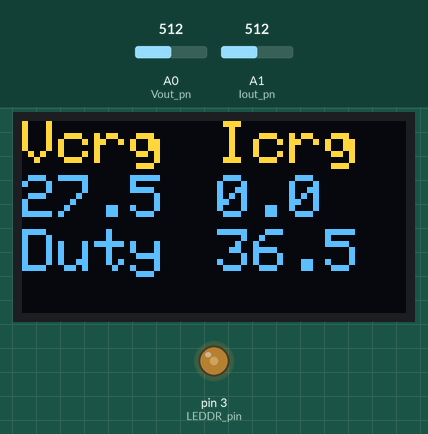
Simulated run of this sketch. Board: Arduino Uno, built with avr-gcc and run on an emulated ATmega328P. Shown: 128×64 one-colour display, output pins drawn as LEDs (lit = HIGH). The test bench sets the inputs (shaded band); at power-on: A1 (Iout_pn) = 512, A0 (Vout_pn) = 512. The OLED is the two-colour kind (top 16 rows yellow); what the sketch prints to the serial monitor is not drawn.

Above: at 6.2 s.
6.3 s: A1 (Iout_pn) set to 588
At 8.5 s:
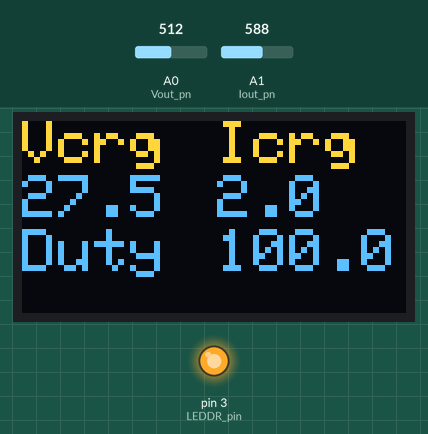
8.6 s: A1 (Iout_pn) set to 623
At 8.82 s:
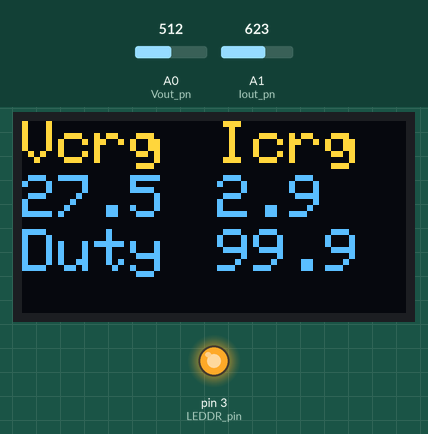
10.2 s: A0 (Vout_pn) set to 716
At 10.38 s:
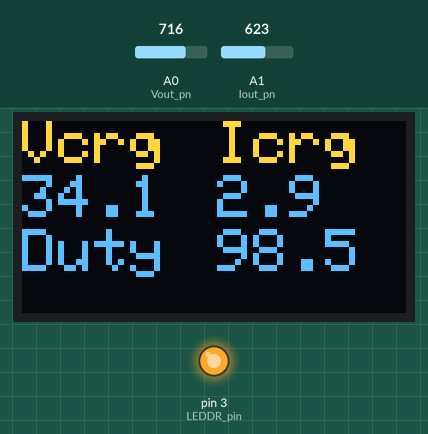
11.8 s: A1 (Iout_pn) set to 144
At 13.2 s:
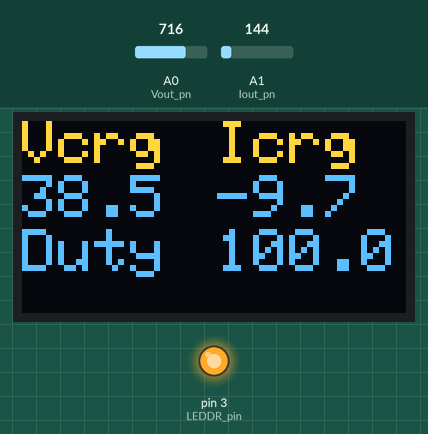
13.5 s: A1 (Iout_pn) set to 135
At 14.2 s:
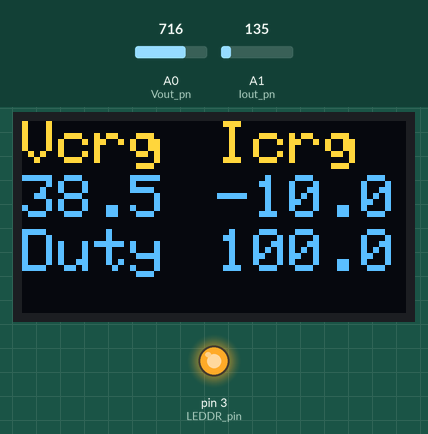
15.0 s: A0 (Vout_pn) set to 203
At 15.5 s:
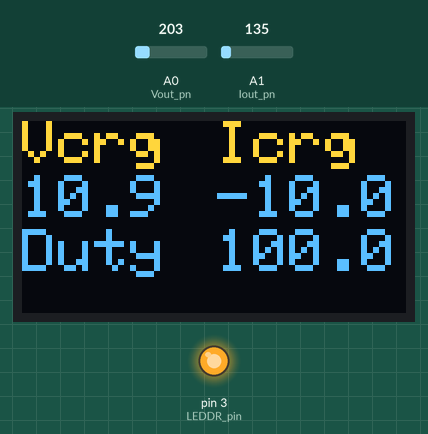
16.6 s: A0 (Vout_pn) set to 177
Timing chart, 0 to 19.3 s (numbered marks = the images above; inputs shaded):
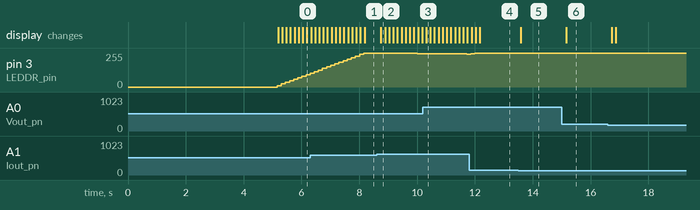

Measured:
- after the input at 8.6 s, pin 3 (LEDDR_pin): 255/255 → 254/255 after 0.12 s, → 253/255 0.43 s later, → 252/255 0.43 s later, → 251/255 0.43 s later; the display: changes after 0.15 s (image 2)
- after the input at 13.5 s, the display: changes after 0.09 s (image 5)
- after the input at 15.0 s, the display: changes after 0.16 s (image 6)

The sketch:

Carga_Solar_Bici.ino
```cpp
// Cargador Solar Bici 42V MaxPowerPoint
// Control d'un Convertidor DC-DC Step Up.
// Amb Vin: 8 - 32 V, Vout: Vin+1 - 46 V, 7A.
// amb LEDDR - LED Dependendent Resistor ( LED + LDR )
// en este cas NSL-32R3 controlad per PWM.
// Amb realimentació de Vout amb un Divisor de Tensió.
// Limitador de Corrent de Carga.
// Test de Tensió de Bateria periodic.
// Accio de control segons Tensió de bateria, es a dir, aturar carga.
// Falta:
// Implementar el MaxPowerPoint


// Definició de Pins
// Entrades Analogiques
#define Vout_pn A0   // Pin Analogic on Conectem la tensió de sortida del Carregador
// Bits_ADC 10    // Bits del conversor Analogic Digital
// MaxLec=pow(2,Bits_ADC);   // Final d'escala en Binari
#define MaxLec 1024

// Ajustarem la referencia de tensió del Conversors a un valor
// més proxim però superior als valor de tensió máxima que
// s'esperen dels sensors.
#define AREF 5.00

// Resistencies del divisor (sensor) de tensió de sortida.
#define Rdou 47000
#define Rdod 4700
double X_Vout=(Rdou+Rdod)/Rdod;   // Multiplicador per compensar el divisor de tensió
                  // d'entrada que permet mesurar tensions superiors
                  // a la tensió d'alimentació del conversor AD.

// Sensors de Corrent Hall ACS712 (4.5 a 5.5 V)
#define Iout_pn A1
unsigned char NLec=5; // Nombre de Lectures de corrent per promijar
float Sens_SC=0.185;  // Sensivilitat en Volts/Amper versió +-5A.
                  // Per lo que a 5A dona 5 * 0.185 = 0.925 Volts.
//double Sens_SC=0.100;  // V/A  versió +-20A.
                  // Per lo que a 20A dona 20 * 0.100 = 2.00 Volts.
//double Sens_SC=0.066;  // V/A  versió +-30A.
                  // Per lo que a 30A dona 30 * 0.066 = 1.98 Volts.
float Iout_LMT = 2.50;   // Limitació de Corrent de sortida en Ampers.
                // El carregador original es una Font de 42.20 V
                // Amb limitador de Corrent a 2.00 A. Per lo que carrega
                // a 2.00 A fins que la tensió de la bateria s'aproxima
                // als 42 V que la corrent va baixant.
                // Com que una corrent de 2.0 A no acalenta la batería
                // podem intentar carregarla a una corrent més alta,
                // potser 3 o 4 A, per reduir el temps de carga.

// PWM Control LEDDR
#define LEDDR_pin 3
// Convertir Duty Cycle en % a 0 a 255
float Duty = 0;
int Duty_byte = Duty * 2.55;

float Vbat = 0;   // Tensió de la bateria actual
float Vbat_fnl = 42.20; // Tensió baterial final carga
float TVbat = 5;  // Temps [min.] de revisió de la tensió de la bateria.
#include <TimerOne.h> // Perporitzador per controlar este periode.

// Configuració del control
float Vcarga=Vbat_fnl+0.5; // Vout que volem
float Kv = 0.3;     // Constant de Porporcionalitat control de tensio
float Ki = 0.3;     // Constant de Proportcionlitat control limit de corrent

// OLED
// Amb Patalleta OLED 128x64
#include <Adafruit_SSD1306.h>   // OLED

#define OLED_RESET A4
Adafruit_SSD1306 display(OLED_RESET);

// Mides de la Pantalla
#define PantallaX 128
#define PantallaY 64

#if (SSD1306_LCDHEIGHT != PantallaY)
#error("Height incorrect, please fix Adafruit_SSD1306.h!");
#endif

// Comptador de temps en segons
volatile unsigned long ContSegons;
void Crono() {
  ContSegons++;
}

void setup() {

  Timer1.initialize(1000000);  // 1000us = 1ms, 1000000us=1s.
  Timer1.attachInterrupt(Crono);

  // Configuració de sortida PWM
  pinMode(LEDDR_pin, OUTPUT);

  // Configuracio Pantalla
  display.begin(SSD1306_SWITCHCAPVCC, 0x3C);  // Estes plaques inicialitcen a la adresa I2C 0x3C.
  // Borra el logo de Adafruit de la memoria de la pantalla
  display.clearDisplay();

  // text display tests
  display.setTextSize(2);
  display.setTextColor(WHITE);
  display.setCursor(0,0);
  display.println("SEUTec");
  display.setTextSize(2);
  display.setCursor(15,25);
  display.println("BiciCrgdr");
  display.setCursor(15,42);
  display.println("MxPwrPnT");
  display.display();
  delay(5000);
  display.clearDisplay();

  Serial.begin(9600);
}

void loop() {

  // Lectura Tensió de Carga
  int Lec = 0;
  for (int i = 0; i < NLec; i++){
    Lec = Lec + analogRead(Vout_pn);
    delay(10);
  }
  int Lec_Vout = Lec / NLec;
  // Convesió de Lectura Conversor a Volts.
  float Vout = X_Vout * Lec_Vout * AREF / MaxLec;

  Serial.print(" Vout: ");
  Serial.print(Vout);

  // Lectura Corrent de Carga
  Lec = 0;
  for (int i = 0; i < NLec; i++){
    Lec = Lec + analogRead(Iout_pn);
    delay(10);
  }
  float Lec_Iout = Lec / NLec;
  // Convesió de Lectura Conversor a Volts.
  //float Iout = Lec_Iout * AREF / MaxLec;   // Lectura en volts
  float Iout = (( Lec_Iout * AREF / MaxLec ) - ( AREF / 2 )) / Sens_SC;

  if ( Iout < Iout_LMT) { Duty = Duty + Kv * ( Vcarga - Vout ); }
  else { Duty = Duty + Ki * ( Iout_LMT - Iout ); }
                                  // Si Iout > Iout_LMT reduir Duty cycle

  if ( Duty > 100 ){ Duty=100; }
  if ( Duty < 0 ){ Duty = 0;}

   // De tant en tant mirar la tensió de la bateria en circuit obert
  // es a dir sense carregar
  noInterrupts();
  unsigned long Minuts = ContSegons / 60;
  interrupts();

  if ( Minuts == TVbat ){
    // Aturar carga
    analogWrite(LEDDR_pin, 0 );
    delay(100);  // Esperar una mica

    // Lectura Tensió de Bateria sense carregar
    Lec = 0;
    for (int i = 0; i < NLec; i++){
      Lec = Lec + analogRead(Vout_pn);
      delay(10);
    }
    int Lec_Vout = Lec / NLec;
    // Convesió de Lectura Conversor a Volts.
    Vbat = X_Vout * Lec_Vout * AREF / MaxLec;

    if ( Vbat > Vbat_fnl ) {
      Vcarga = 0;   // Aturar carga quan està completa
    }

    ContSegons = 0;
  }

  Duty_byte = Duty * 2.55;    // Cambiar rang de 0-100 a 0-255 de les sortides PWM
  analogWrite(LEDDR_pin, Duty_byte );

  Serial.print("  Duty [%]: ");
  Serial.println(Duty);

  Serial.print("Vbat: "); // Vbat
  Serial.println(Vbat);

// Configurar tamaño de Text
  display.setTextSize(2);

  display.setCursor(0,0);
  display.print("Vcrg");
  display.setCursor(0,18);
  if ( Lec_Vout == 1024  ) { display.print(">"); }
  display.print(Vout,1);

  display.setCursor(65,0);
  display.print("Icrg");
  display.setCursor(65,18);
  display.print(Iout,1);  // 1 decimal

  display.setCursor(0,36);
  display.print("Duty");
  display.setCursor(65,36);
  display.print(Duty,1);    // 1 decimal

  display.display();
  display.clearDisplay();

  delay(10);
}
```
